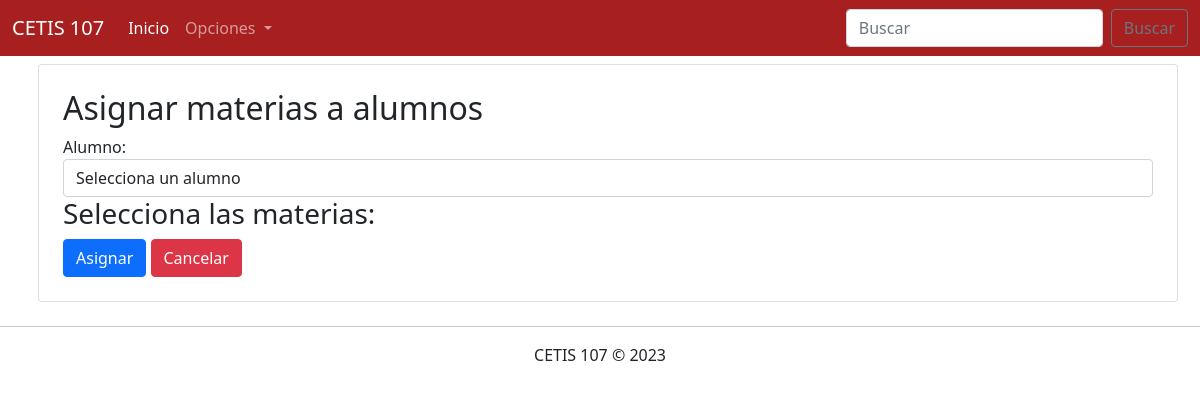
The app's page /parcial3/AsignarMaterias.php, older data.
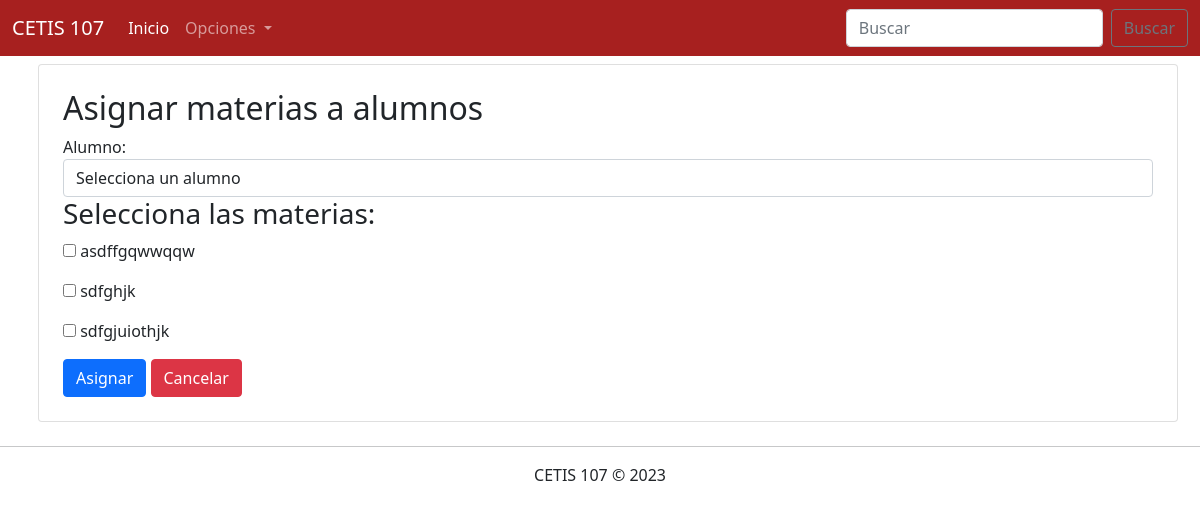
The same page, newer data.
### tables this page shows
CREATE TABLE `materias` (
  `id` int(11) NOT NULL,
  `nombre` varchar(100) NOT NULL,
  `semestre` varchar(110) NOT NULL,
  `especialidad` varchar(110) NOT NULL
);

### parcial3/AsignarMaterias.php (the view, shortened to what this page needs)
<!DOCTYPE html>
<html lang="es">
<head>
    <link rel="stylesheet" href="css/bootstrap.css">
</head>
<body>
    <?php
        include 'menu.php';
        include 'conexion.php';
        $sql_alumnos = "SELECT * FROM alumnos";
        $sql_materias = "SELECT * FROM materias";
        $datos_alumnos = $conexion->query($sql_alumnos);
        $datos_materias = $conexion->query($sql_materias);
    ?>
    <div class="container">
        <div class="row">
            <div class="col-12 card p-4 m-2">
                <h2>Asignar materias a alumnos</h2>
                <form action="">
                    <label for="">Alumno:</label>
                <select name="alumno" class="form-control">
                    <option value="">Selecciona un alumno</option>
                </select>
                <h3>Selecciona las materias:</h3>
                <?php if($datos_materias->num_rows > 0){
                    while($registro = $datos_materias->fetch_assoc()){?>
                    <p><input type="checkbox" name="materias[]" value=""> <?php echo $registro["nombre"] ?></p>
                <?php } } ?>
                <div>
                    <input type="submit" class="btn btn-primary" value="Asignar">
                    <a href="" class="btn btn-danger">Cancelar</a>
                </div>
            </form>
            </div>
        </div>
    </div>
    <footer class="text-center">
        <hr>
        CETIS 107 &copy; 2023
    </footer>
</body>
</html>

Row changes from the older to the newer data that the page shows:
added materias: nombre "asdffgqwwqqw"
added materias: nombre "sdfghjk"
added materias: nombre "sdfgjuiothjk"
